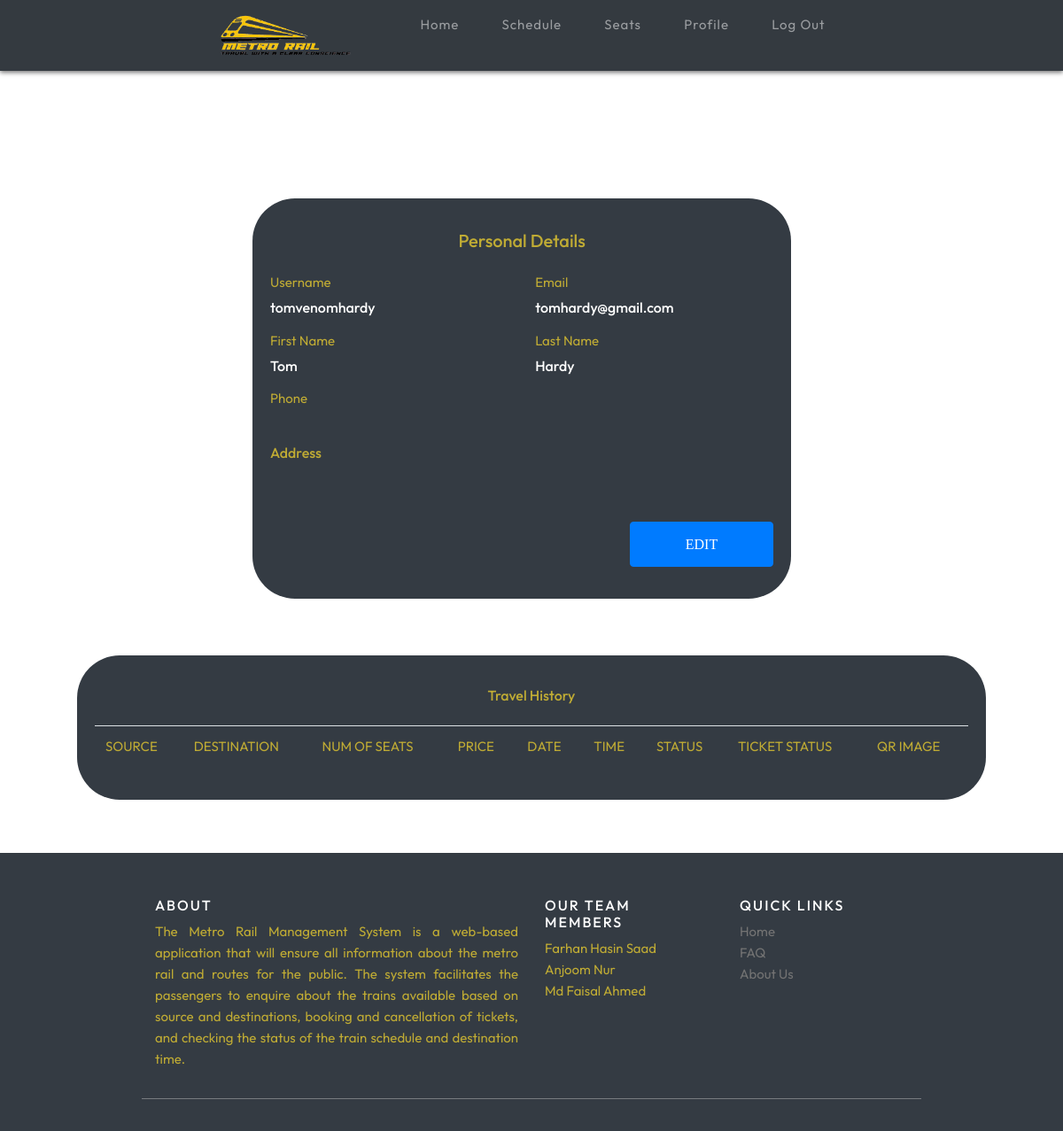
Screenshot of /userprofile/ (signed in) with the database file from the repository.
### accounts/models.py (models this page shows)
class User(AbstractUser):
    is_guser = models.BooleanField(default=False)
    is_trainmaster = models.BooleanField(default=False)

### railapp/views.py (the view)
# urls.py: path('userprofile/', views.userprofile, name="userprofile"),
@login_required(login_url='log')
def userprofile(request,new={}):
    username_r = request.user.username
    user_r = request.user
    book_list = Book.objects.filter(username=username_r)
    gguser = GeneralUser.objects.filter(user=user_r)
    context = { 'gguser':gguser, 'book_list':book_list }
    if book_list:
        return render(request, 'railapp/userprofile.html', context)
    else:
        context["error"] = "Sorry no buses booked"
        return render(request, 'railapp/userprofile.html', context)

### railapp/templates/railapp/userprofile.html (shortened to what this page needs)
{% extends 'railapp/main.html' %}
{% block content %}
{% load static %}
<head>
<link rel="stylesheet" href="{% static 'css/contact.css' %}">
</head>
<body>
<div class="container">
  <div class="row gutters">
  <div class="col-xl-9 col-lg-9 col-md-12 col-sm-12 col-12">
  <div class="card h-100">
    <div class="card-body">
      <div class="row">
        <div class="col-xl-12 col-lg-12 col-md-12 col-sm-12 col-12">
          <h5 style="text-align:center;padding:1rem;" class="mb-2">Personal Details</h5>
        </div>
        <div class="col-xl-6 col-lg-6 col-md-6 col-sm-6 col-12">
          <div class="form-group">
            <label for="firstName">Username</label>
           <h6 style="color:white;"> {{ user.username }} </h6>
          </div>
        </div>
        <div class="col-xl-6 col-lg-6 col-md-6 col-sm-6 col-12">
          <div class="form-group">
            <label for="email">Email</label>
            <h6 style="color:white;"> {{ user.email }} </h6>
          </div>
        </div>
        <div class="col-xl-6 col-lg-6 col-md-6 col-sm-6 col-12">
          <div class="form-group">
            <label for="firstName">First Name</label>
           <h6 style="color:white;"> {{ user.first_name }} </h6>
          </div>
        </div>
        <div class="col-xl-6 col-lg-6 col-md-6 col-sm-6 col-12">
          <div class="form-group">
            <label for="lastName">Last Name</label>
            <h6 style="color:white;"> {{ user.last_name }} </h6>
          </div>
        </div>
        <div class="col-xl-6 col-lg-6 col-md-6 col-sm-6 col-12">
          <div class="form-group">
            <label for="phone">Phone</label>
          </div>
        </div>
      </div>
      <div class="row ">
        <div class="col-xl-12 col-lg-12 col-md-12 col-sm-12 col-12">
          <h6 class="mt-3 mb-2">Address</h6>
        </div>
      </div>
      <div class="row ">
        <div class="col-xl-12 col-lg-12 col-md-12 col-sm-12 col-12">
          <div class="text-right">
            <button type="button" id="submit" name="submit" class="btn btn-primary">Edit</button>
          </div>
        </div>
      </div>
    </div>
  </div>
  </div>
  </div>
  </div>
  <div class="thistory">
    <div class="col-xl-12 col-lg-9 col-md-12 col-sm-12 col-12">
    <div class="card h-100">
      <div class="card-body">
        <div class="account-settings">
          <div class="about">
            <h6 style="text-align:center;padding:1rem;">Travel History</h6>
            <table class="table table-striped">
              <thead style="background-color: #343b43;color: rgba(209, 185, 50, 0.89);">
              <td>SOURCE</td>
              <td>DESTINATION</td>
              <td>NUM OF SEATS</td>
              <td>PRICE</td>
              <td>DATE</td>
              <td>TIME</td>
              <td>STATUS</td>
              <td>TICKET STATUS</td>
              <td>QR IMAGE</td>
              </thead>
          </table>
          </div>
        </div>
      </div>
    </div>
    </div>
    </div>
  <body>
  {% endblock content %}

### static/css/main.css (style rules this page uses)
body { background-image:url(https://images.unsplash.com/photo-1556695736-d287caebc48e?ixlib=rb-1.2.1&ixid=MnwxMjA3fDB8MHxzZWFyY2h8MXx8bWV0cm98ZW58MHx8MHx8&w=1000&q=80)!important; background-repeat: no-repeat; background-attachment: fixed; background-size: cover; }

### static/css/contact.css (style rules this page uses)
* { -webkit-box-sizing: border-box; -moz-box-sizing: border-box; box-sizing: border-box; }
body { font-family: "Outfit"; color: rgba(209, 185, 50, 0.89); font-size: 15px; }
input, textarea, select, button { font-family: "Outfits"; color: rgba(255, 255, 255, 0.89); font-size: 15px; }
button { border: none; width: 162px; height: 51px; border: 2px solid rgba(209, 185, 50, 0.89); margin: auto; margin-top: 60px; cursor: pointer; display: flex; align-items: center; justify-content: center; padding: 0; background: none; color: white; text-transform: uppercase; font-family: "Montserrat-SemiBold"; -webkit-transform: perspective(1px) translateZ(0); transform: perspective(1px) translateZ(0); position: relative; -webkit-transition-property: color; transition-property: color; -webkit-transition-duration: 0.3s; transition-duration: 0.3s; }
button:before { content: ""; position: absolute; z-index: -1; top: 0; left: 0; right: 0; bottom: 0; background: rgba(209, 185, 50, 0.89); -webkit-transform: scaleX(0); transform: scaleX(0); -webkit-transform-origin: 0 50%; transform-origin: 0 50%; -webkit-transition-property: transform; transition-property: transform; -webkit-transition-duration: 0.3s; transition-duration: 0.3s; -webkit-transition-timing-function: ease-out; transition-timing-function: ease-out; }

### railapp/templates/railapp/userprofile.html (style rules this page uses)
.gutters { margin-left: 11rem; }
.thistory { margin:auto; width: 66rem; }
.container { padding: 4rem!important; margin-top: 5rem; }
.card { background: #343b43; -webkit-border-radius: 5px; -moz-border-radius: 5px; border-radius: 3rem; border: 0; margin-bottom: 1rem; }

### rows the page displays
User: username "tomvenomhardy", email "tomhardy@gmail.com", first_name "Tom", last_name "Hardy"
